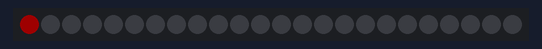
Simulated run of this sketch. Board: Arduino Uno, built with avr-gcc and run on an emulated ATmega328P. On the bench: 24 RGB LEDs in strip order, left to right. Dim RGB values are drawn brighter than linear; what the sketch prints to the serial monitor is not drawn.

Above: at 0.01 s.
At 0.62 s:
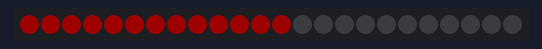
At 1.2 s:
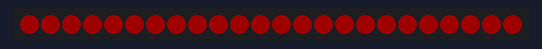

The sketch:

LEDStripRing.ino
```cpp
#include <Adafruit_NeoPixel.h>
#ifdef __AVR__
  #include <avr/power.h>
#endif
#define PIN 6

//int numLEDS = 20; // LEDStrip
int numLEDS = 24; //LEDRing

Adafruit_NeoPixel strip = Adafruit_NeoPixel(numLEDS, PIN, NEO_GRB + NEO_KHZ800); //LEDRing
//Adafruit_NeoPixel strip = Adafruit_NeoPixel(numLEDS, PIN, NEO_RGBW + NEO_KHZ800); // LEDStrip

void setup() {
  Serial.begin(9600);

  strip.begin();
  strip.setBrightness(30);
  strip.show();
}

void loop() {
//  if () {
    turnOnRed();
//  }
//  else if () {
//    turnOnBlue();
//  }
//  else{
//    turnOff();
//  }
}

void turnOnRed() {
  Serial.println("Lamp On");
//  for(int i=0; i<24; i++) { // LEDRing
  for(uint16_t i=0; i<24; i++) { // LEDStrip
    strip.setPixelColor(i, strip.Color(255, 0, 0));
    strip.show();
    delay(50);
  }
}

void turnOnBlue() {
  Serial.println("Lamp On");
//  for(int i=0; i<24; i++) { // LEDRing
  for(uint16_t i=0; i<20; i++) { // LEDStrip
    strip.setPixelColor(i, strip.Color(0, 0, 255));
    strip.show();
    delay(50);
  }
}

void turnOff() {
  Serial.println("Lamp Off");
//  for(int i=0; i<24; i++) { // LEDRing
  for(uint16_t i=0; i<20; i++) { // LEDStrip
    strip.setPixelColor(i, strip.Color(0, 0, 0));
    strip.show();
    delay(50);
  }
}
```
